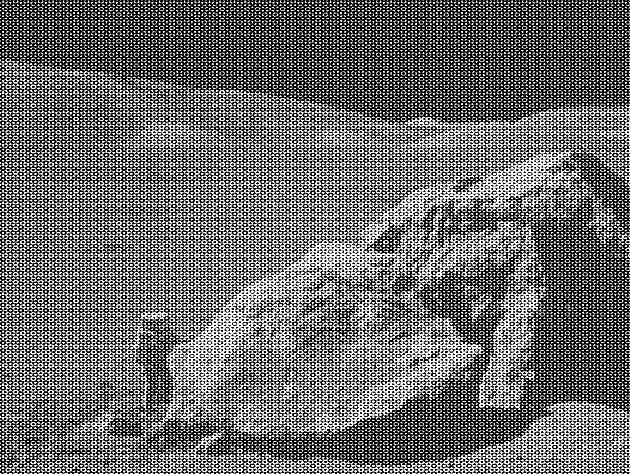
#> input picture 3/moonlanding.png, 630 x 474 px
$ python 2.py
#> lines starting #> are read from the running program, lines starting #| are printed output that depends on the picture
import sys, os
import numpy as np
import matplotlib.pyplot as plt
import cv2

def a(img: np.ndarray, cv2img):
  hist, bins = np.histogram(img.flatten(),256,[0,256])
  equ = cv2.equalizeHist(cv2img)
  plt.subplot(221)
  plt.imshow(img, cmap='gray')
  plt.subplot(222)
  plt.imshow(equ, cmap='gray')
  plt.subplot(223)
  plt.hist(img.flatten(), 256, [0,256], color='r')

def main():
  img = plt.imread(os.path.join(os.path.dirname(__file__),"moonlanding.png"))
#> img is the input picture: shape (474, 630) float32; min 0, max 1, mean 0.424
  img = img*255
  cv2img = cv2.imread(os.path.join(os.path.dirname(__file__),"moonlanding.png"))
  cv2img = cv2.cvtColor(cv2img, cv2.COLOR_BGR2GRAY)
  a(img, cv2img)
#> in a, `hist, bins = np.histogram(img.flatten(),256,[0,256])`: hist = 256 values, max 95994 at index 0, min 389 at index 239, mean 1166.5; bins = 257 values from 0 to 256
#> in a, `equ = cv2.equalizeHist(cv2img)`:
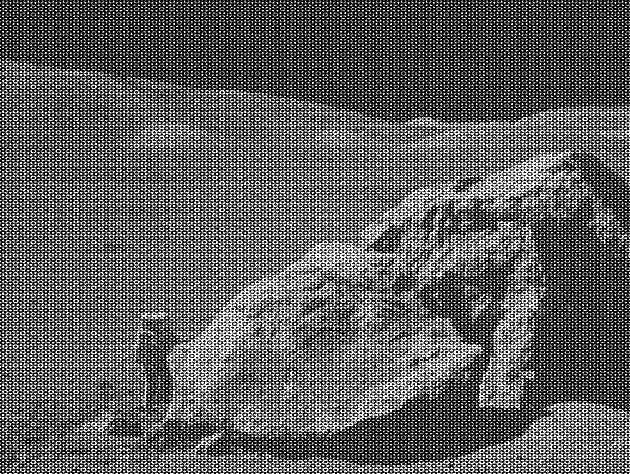
#> equ: shape (474, 630); min 0, max 255, mean 93.7
  plt.show()
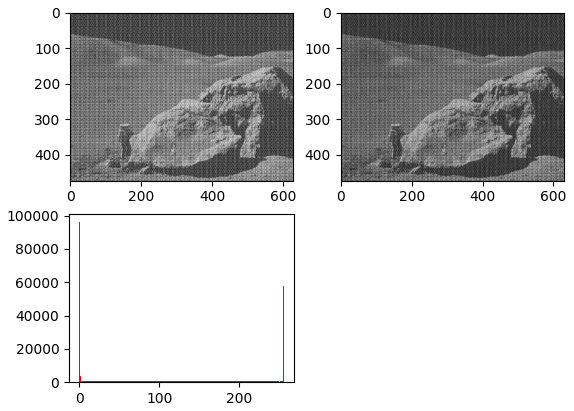
#> figure drawn by matplotlib, 3 panels; panel 3: tallest bar 95994 high, from x = 0 to 1

if __name__ == "__main__":
  sys.exit(main())
#> (the program exits here)

$ run again, with 3/cutecat.jpg saved as 3/moonlanding.png
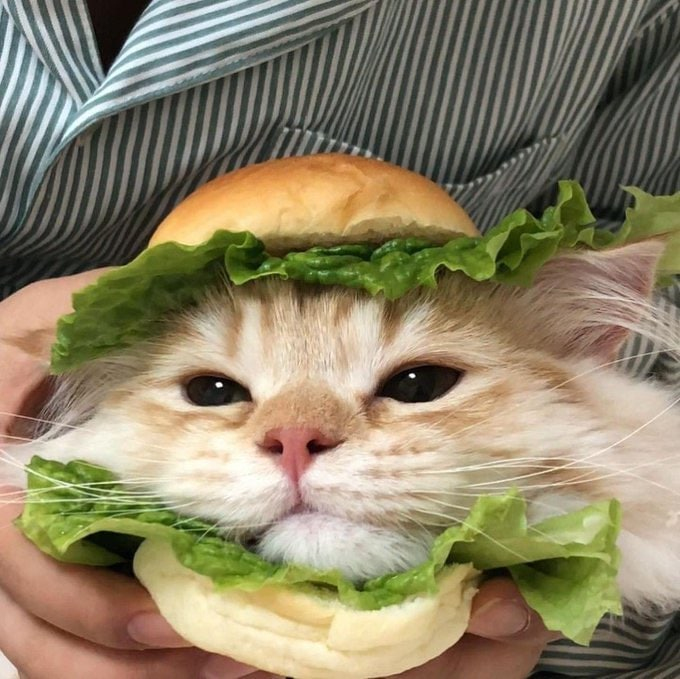
#> input picture 3/cutecat.jpg, 680 x 679 px
#> in main, img is the input picture: shape (679, 680, 3) float32; mean R, G, B 0.555, 0.515, 0.407
#> in main, `cv2img = cv2.cvtColor(cv2img, cv2.COLOR_BGR2GRAY)`:
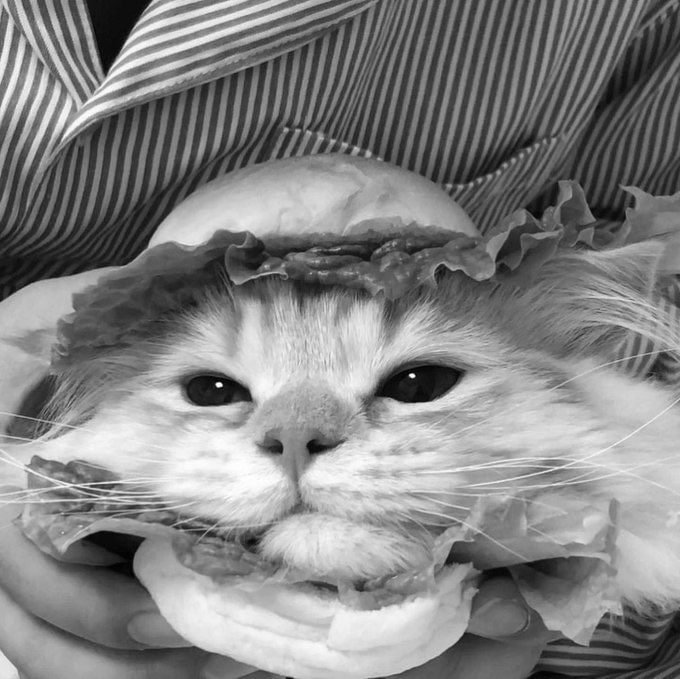
#> cv2img: shape (679, 680); min 0, max 255, mean 131.3
#> hist = 256 values, max 8275 at index 59, min 551 at index 1, mean 5410.8; bins = 257 values from 0 to 256
#> in main, `plt.show()`:
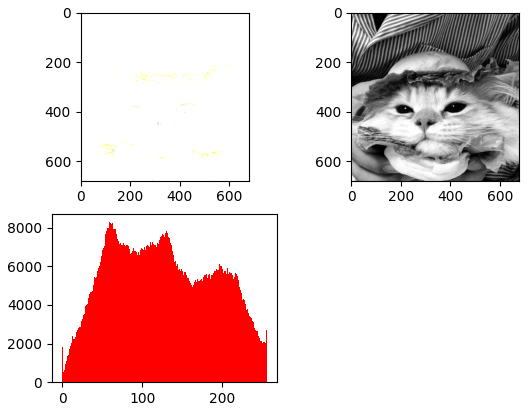
#> figure drawn by matplotlib, 3 panels; panel 3: tallest bar 8275 high, from x = 59 to 60
